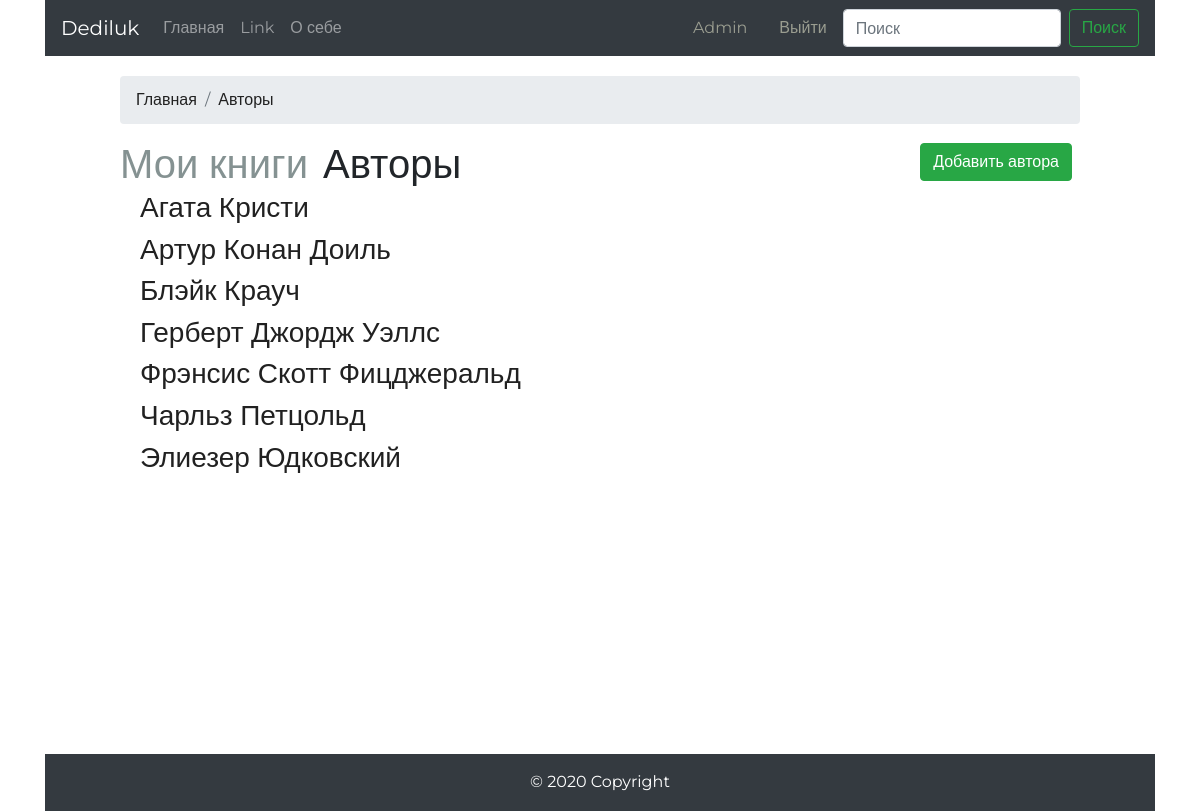
Screenshot of /mybooks/authors_list (signed in) with the database file from the repository.
### mybooks/models.py (models this page shows, shortened)
class Author(models.Model):
    name = models.CharField('Имя', max_length=150)
    image = models.ImageField('Изображение', upload_to='author/')
    def Meta(self):
        verbose_name = 'Автор'
        verbose_name_plural = 'Авторы'
    class Meta:
        ordering = ['name']

### mybooks/views.py (the view)
# urls.py: path('/authors_list', authors_list, name='authors_list'),
def authors_list(request):
    authors = Author.objects.all()
    return render(request, 'mybooks/authors_list.html', {'authors': authors})

### templates/mybooks/authors_list.html
{% extends 'base.html' %}
{% block breadcrumbs %}
    <nav aria-label="breadcrumb">
      <ol class="breadcrumb">
        <li class="breadcrumb-item"><a href="{% url 'catalog:main_page'%}">Главная</a></li>
        <li class="breadcrumb-item"><a href="{% url 'mybooks:authors_list' %}">Авторы</a></li>
      </ol>
    </nav>
{% endblock breadcrumbs%}
{% block content %}
<div class="header">
        <a href="{% url 'mybooks:index'%}" class="authors_list_link"><h1 class="mybooks_h2 not_active_h2">Мои книги</h1></a>
        <h1 class="mybooks_h2 ">Авторы</h1>
        {% if user.is_authenticated %}
            <a  class='add_book_header' href="{% url  'mybooks:add_author_page' %}" class="add_book">
                <button type="button" class="btn btn-success">Добавить автора</button></a>
        {% endif %}
</div>
<div class="author_list">
    {% for author in authors %}
        <a href="{% url 'mybooks:author_detail' author.id %}"><h3 class="author_name_list">{{ author.name }}</h3></a>
    {% endfor %}
</div>
{% endblock content %}

### templates/base.html (shortened to what this page needs)
<!doctype html>
<html lang="en">
{% load static %}
<head>
    <link rel="stylesheet" href="{% static '/css/bootstrap.css' %}">
    <link rel="stylesheet" href="{% static 'css/style.css' %}" type="text/css" media="all">
</head>
<body>
<div class="container">
    <nav class="navbar navbar-expand-lg navbar-dark bg-dark">
        <a class="navbar-brand" href="{% url 'catalog:main_page' %}">Dediluk</a>
        <div class="collapse navbar-collapse" id="navbarSupportedContent">
            <ul class="navbar-nav mr-auto">
                <li class= "nav-item">
                    <a class="nav-link" href="{% url 'catalog:main_page' %}">Главная <span class="sr-only">(current)</span></a>
                </li>
                <li class="nav-item">
                    <a class="nav-link" href="#">Link</a>
                </li>
                <li class="nav-item ">
                    <a class="nav-link" href="{% url 'catalog:about' %}">О себе</a>
                </li>
            </ul>
            {% if user.is_authenticated %}
                {% if user.is_superuser %}
                    <a class="nav-link nav-link-username" href="{% url 'admin:index' %}">{{user.get_username|title}}</a>
                {% else %}
                    <a class="nav-link nav-link-username" href="{% url 'catalog:about_user' user.get_username%}">{{user.get_username|title }}</a>
                {% endif %}
                <a class="nav-link nav-link-username" href="{% url 'logout' %}?next={{request.path}}">Выйти</a>
            {% else %}
                <a class="nav-link nav-link-username" href="{% url 'login' %}?next={{request.path}}">Войти</a>
            {% endif %}
            <form action="{% url 'mybooks:search_detail' %}"  class="form-inline my-2 my-lg-0" method="get">
                <input name='search' class="form-control mr-sm-2" type="search" placeholder="Поиск" aria-label="Search">
                <button class="btn btn-outline-success my-2 my-sm-0" type="submit">Поиск</button>
            </form>
        </div>
    </nav>
    <div class="content">
        {% block breadcrumbs %}{% endblock  %}
        {% block content %}
        {% endblock content %}
    </div>
    <div class="clr"></div>
</div>
<div class="footer">
        <footer class="page-footer font-small blue">
            <div class="footer-copyright text-center py-3">© 2020 Copyright
            </div>
        </footer>
    </div>
</body>
</html>

### static/css/style.css (style rules this page uses)
* { margin: 0; padding: 0; }
html,body { height: 100%; font-family: 'Montserrat', sans-serif; }
.container { width: 1366px; margin: 0 auto; position: relative; min-height: 100%; }
.content { box-sizing: border-box; padding-bottom: 100px; margin-left: 75px; margin-right: 75px; margin-top: 20px; }
.footer { color: white; martin-top:-100px; height: 57px; background-color: #343a40; background-color: #343a40; width: 1110px; margin: -46px auto; }
ul { list-style-type: none; }
.author_list { margin-left: 20px; }
.nav-link-username { color: #9a9d90; }
.clr { height:55px; clear: both; }
.header { height: 51px; }
.mybooks_h2 { float:left; margin-bottom: 1px; margin-right: 15px; }
.add_book_header { position:absolute; right:0; margin-right: 98px; margin-top: 3px; }
.not_active_h2 { color: #859292; }

### rows the page displays
Author: name "Агата Кристи"
Author: name "Артур Конан Доиль"
Author: name "Блэйк Крауч"
Author: name "Герберт Джордж Уэллс"
Author: name "Фрэнсис Скотт Фицджеральд"
Author: name "Чарльз Петцольд"
Author: name "Элиезер Юдковский"

### other values shown
{{ user.get_username|title }} "Admin"
